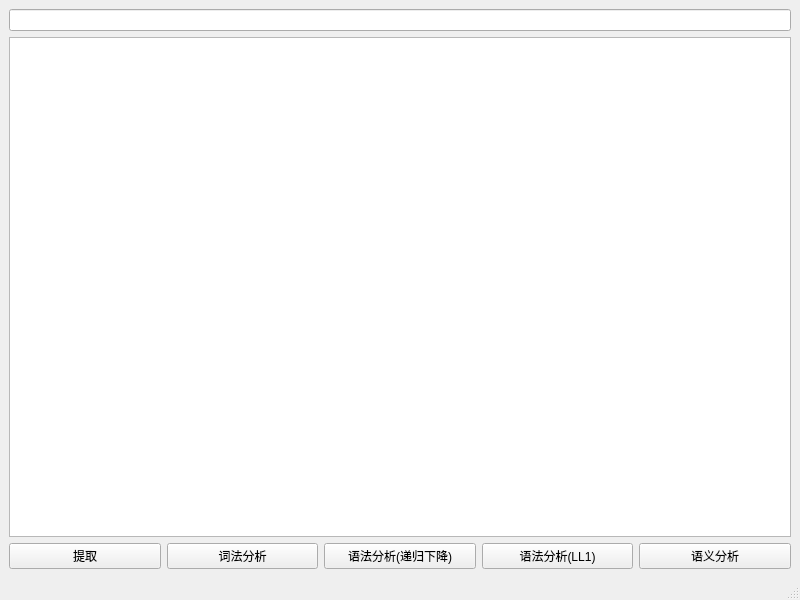
<?xml version="1.0" encoding="UTF-8"?>
<ui version="4.0">
 <class>MainWindow</class>
 <widget class="QMainWindow" name="MainWindow">
  <property name="geometry">
   <rect>
    <x>0</x>
    <y>0</y>
    <width>800</width>
    <height>600</height>
   </rect>
  </property>
  <property name="windowTitle">
   <string>MainWindow</string>
  </property>
  <widget class="QWidget" name="centralwidget">
   <layout class="QVBoxLayout" name="verticalLayout">
    <item>
     <widget class="QLineEdit" name="file_path">
      <property name="text">
       <string/>
      </property>
     </widget>
    </item>
    <item>
     <widget class="QTextBrowser" name="file_content"/>
    </item>
    <item>
     <layout class="QHBoxLayout" name="horizontalLayout">
      <item>
       <widget class="QPushButton" name="get_file">
        <property name="text">
         <string>提取</string>
        </property>
       </widget>
      </item>
      <item>
       <widget class="QPushButton" name="do_lex">
        <property name="text">
         <string>词法分析</string>
        </property>
       </widget>
      </item>
      <item>
       <widget class="QPushButton" name="do_down">
        <property name="text">
         <string>语法分析(递归下降)</string>
        </property>
       </widget>
      </item>
      <item>
       <widget class="QPushButton" name="do_LL1">
        <property name="text">
         <string>语法分析(LL1)</string>
        </property>
       </widget>
      </item>
      <item>
       <widget class="QPushButton" name="do_sem">
        <property name="text">
         <string>语义分析</string>
        </property>
       </widget>
      </item>
     </layout>
    </item>
   </layout>
  </widget>
  <widget class="QMenuBar" name="menubar">
   <property name="geometry">
    <rect>
     <x>0</x>
     <y>0</y>
     <width>800</width>
     <height>26</height>
    </rect>
   </property>
  </widget>
  <widget class="QStatusBar" name="statusbar"/>
 </widget>
 <resources/>
 <connections/>
</ui>
